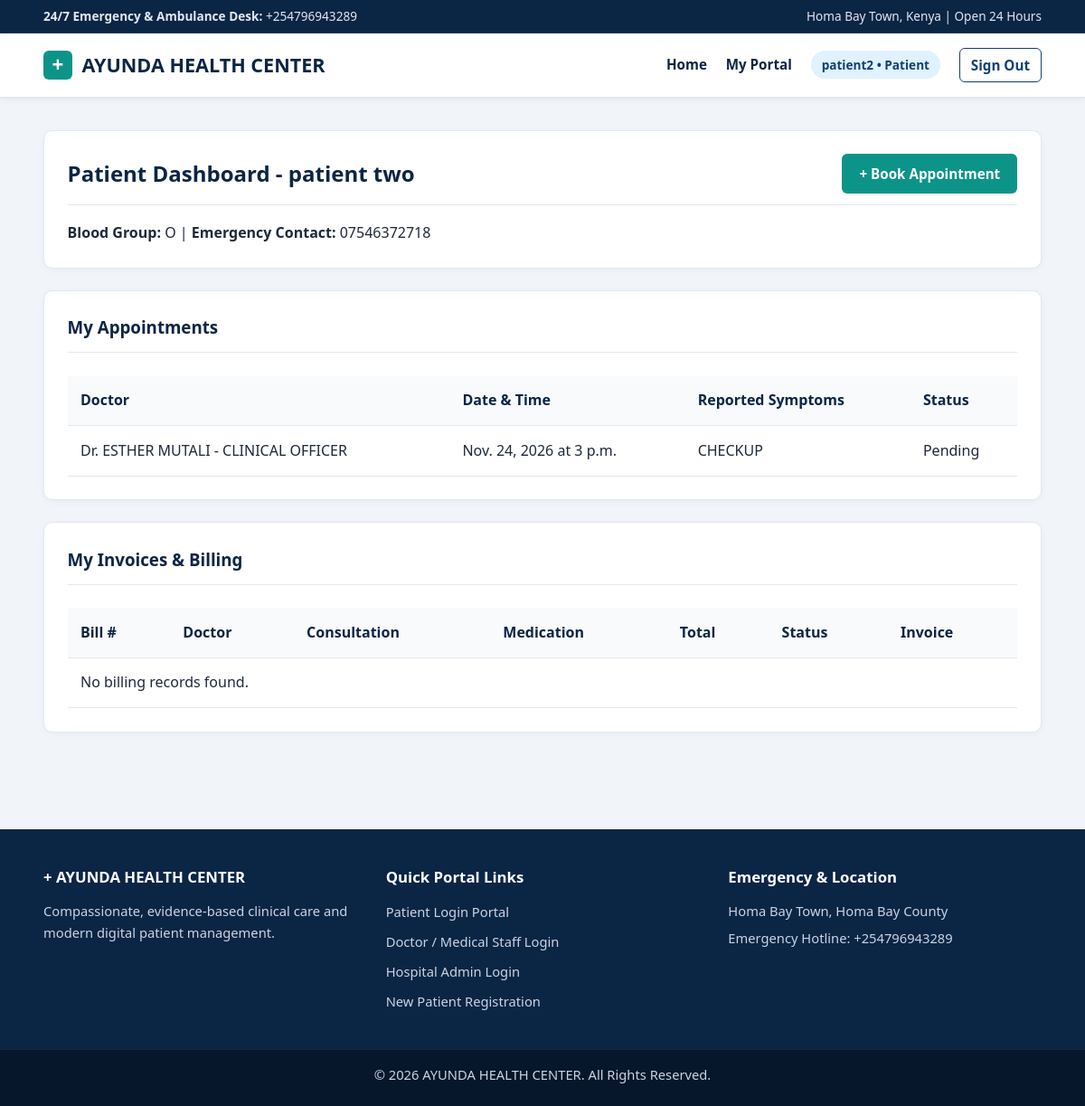
The page /patient/dashboard/ (signed in) on the database as committed earlier.
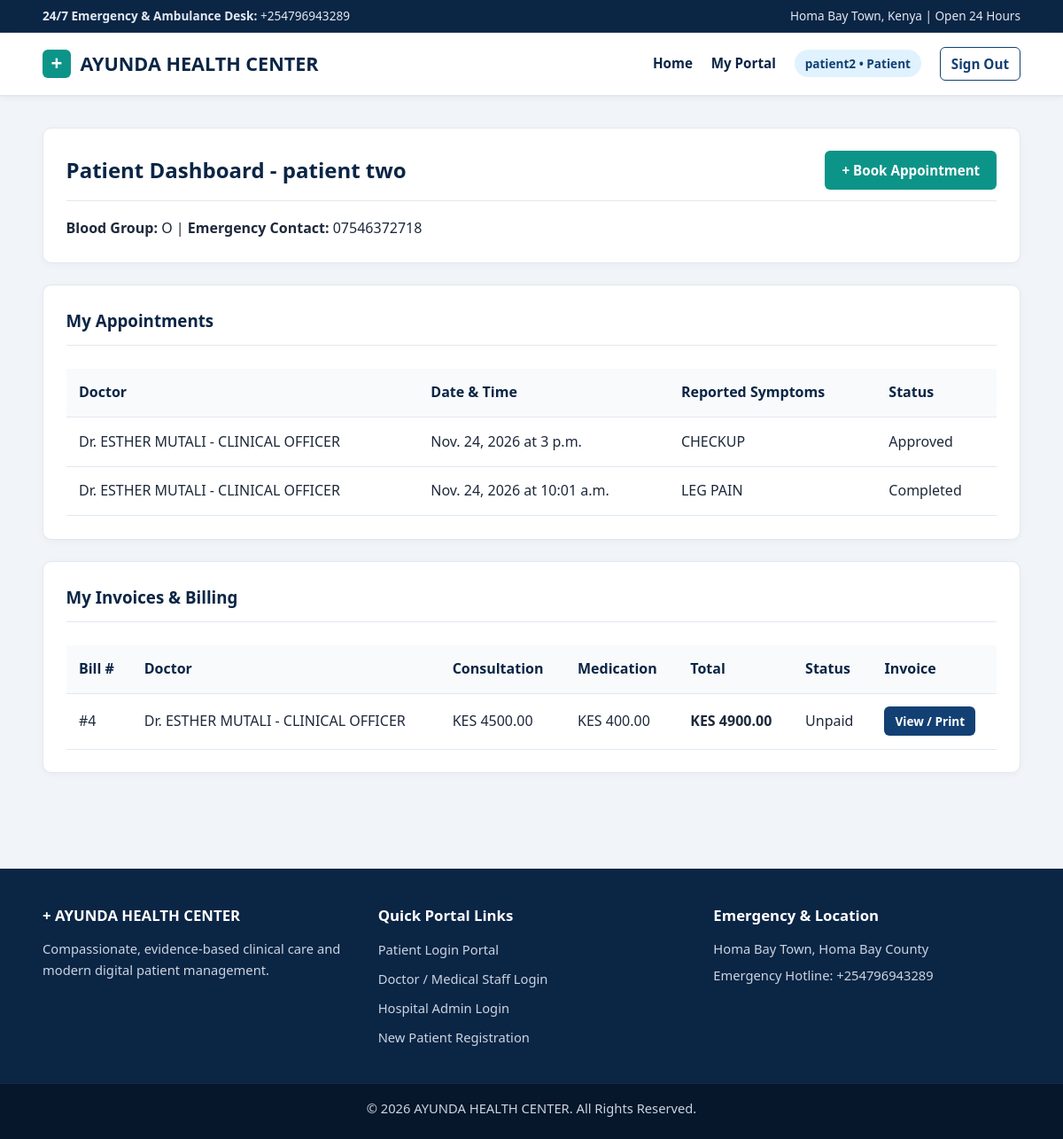
The same page on the database as committed later.
### accounts/models.py (models this page shows, shortened)
class User(AbstractUser):
    class Role(models.TextChoices):
        ADMIN = 'ADMIN', 'Admin'
        DOCTOR = 'DOCTOR', 'Doctor'
        PATIENT = 'PATIENT', 'Patient'
    role = models.CharField(
        max_length=15,
        choices=Role.choices,
        default=Role.PATIENT
    )
    phone_number = models.CharField(max_length=15, blank=True, null=True)

class PatientProfile(models.Model):
    user = models.OneToOneField(User, on_delete=models.CASCADE, related_name='patient_profile')
    date_of_birth = models.DateField(blank=True, null=True)
    blood_group = models.CharField(max_length=5, blank=True, null=True)
    emergency_contact = models.CharField(max_length=15, blank=True, null=True)
    address = models.TextField(blank=True, null=True)
    is_approved = models.BooleanField(default=False)

class DoctorProfile(models.Model):
    user = models.OneToOneField(User, on_delete=models.CASCADE, related_name='doctor_profile')
    specialization = models.CharField(max_length=100)
    license_number = models.CharField(max_length=50, unique=True)
    consultation_fee = models.DecimalField(max_digits=10, decimal_places=2, default=0.00)
    is_approved = models.BooleanField(default=True)
    def __str__(self):
        return f"Dr. {self.user.get_full_name() or self.user.username} - {self.specialization}"

### hospital/models.py (models this page shows, shortened)
class Appointment(models.Model):
    class Status(models.TextChoices):
        PENDING = 'PENDING', 'Pending'
        APPROVED = 'APPROVED', 'Approved'
        COMPLETED = 'COMPLETED', 'Completed'
        CANCELLED = 'CANCELLED', 'Cancelled'
    patient = models.ForeignKey(PatientProfile, on_delete=models.CASCADE, related_name='appointments')
    doctor = models.ForeignKey(DoctorProfile, on_delete=models.CASCADE, related_name='appointments')
    appointment_date = models.DateField()
    time_slot = models.TimeField()
    symptoms = models.TextField()
    status = models.CharField(
        max_length=15,
        choices=Status.choices,
        default=Status.PENDING
    )
    created_at = models.DateTimeField(auto_now_add=True)
    class Meta:
        ordering = ['-appointment_date', '-time_slot']

class Bill(models.Model):
    appointment = models.OneToOneField(Appointment, on_delete=models.CASCADE, related_name='bill')
    consultation_fee = models.DecimalField(max_digits=10, decimal_places=2)
    medication_charges = models.DecimalField(max_digits=10, decimal_places=2, default=0.00)
    total_amount = models.DecimalField(max_digits=10, decimal_places=2)
    is_paid = models.BooleanField(default=False)
    mpesa_receipt_number = models.CharField(max_length=50, blank=True, null=True)
    mpesa_checkout_id = models.CharField(max_length=100, blank=True, null=True)
    mpesa_phone = models.CharField(max_length=15, blank=True, null=True)
    generated_at = models.DateTimeField(auto_now_add=True)

### hospital/views.py (the view)
# urls.py: path('patient/dashboard/', views.patient_dashboard, name='patient_dashboard'),
@login_required
def patient_dashboard(request):
    if request.user.role != User.Role.PATIENT:
        return redirect('dashboard_redirect')
    patient = get_object_or_404(PatientProfile, user=request.user)
    if not patient.is_approved:
        messages.error(request, 'Your account requires Admin approval.')
        return redirect('logout')
    appointments = patient.appointments.all()
    bills = Bill.objects.filter(appointment__patient=patient).order_by('-generated_at')
    context = {
        'patient': patient,
        'appointments': appointments,
        'bills': bills,
    }
    return render(request, 'hospital/patient_dashboard.html', context)

### templates/hospital/patient_dashboard.html (shortened to what this page needs)
{% extends 'base.html' %}
{% block content %}
<div class="card">
    <div class="card-header">
        <h2>Patient Dashboard - {{ patient.user.get_full_name|default:patient.user.username }}</h2>
        <a href="{% url 'book_appointment' %}" class="btn btn-teal">+ Book Appointment</a>
    </div>
    <p><strong>Blood Group:</strong> {{ patient.blood_group|default:"Not specified" }} | <strong>Emergency Contact:</strong> {{ patient.emergency_contact|default:"Not set" }}</p>
</div>
<div class="card">
    <div class="card-header">
        <h3>My Appointments</h3>
    </div>
    <div class="table-responsive">
        <table>
            <thead>
                <tr>
                    <th>Doctor</th>
                    <th>Date & Time</th>
                    <th>Reported Symptoms</th>
                    <th>Status</th>
                </tr>
            </thead>
            <tbody>
                {% for appt in appointments %}
                <tr>
                    <td>{{ appt.doctor }}</td>
                    <td>{{ appt.appointment_date }} at {{ appt.time_slot }}</td>
                    <td>{{ appt.symptoms }}</td>
                    <td><span class="badge badge-{{ appt.status|lower }}">{{ appt.get_status_display }}</span></td>
                </tr>
                {% empty %}
                <tr><td colspan="4">No appointments booked yet.</td></tr>
                {% endfor %}
            </tbody>
        </table>
    </div>
</div>
<div class="card">
    <div class="card-header">
        <h3>My Invoices & Billing</h3>
    </div>
    <div class="table-responsive">
        <table>
            <thead>
                <tr>
                    <th>Bill #</th>
                    <th>Doctor</th>
                    <th>Consultation</th>
                    <th>Medication</th>
                    <th>Total</th>
                    <th>Status</th>
                    <th>Invoice</th>
                </tr>
            </thead>
            <tbody>
                {% for bill in bills %}
                <tr>
                    <td>#{{ bill.id }}</td>
                    <td>{{ bill.appointment.doctor }}</td>
                    <td>KES {{ bill.consultation_fee }}</td>
                    <td>KES {{ bill.medication_charges }}</td>
                    <td><strong>KES {{ bill.total_amount }}</strong></td>
                    <td>
                        {% if bill.is_paid %}
                            <span class="badge badge-completed">Paid</span>
                        {% else %}
                            <span class="badge badge-pending">Unpaid</span>
                        {% endif %}
                    </td>
                    <td>
                        <a href="{% url 'print_invoice' bill.id %}" class="btn btn-navy btn-sm">View / Print</a>
                    </td>
                </tr>
                {% empty %}
                <tr><td colspan="7">No billing records found.</td></tr>
                {% endfor %}
            </tbody>
        </table>
    </div>
</div>
{% endblock %}

### templates/base.html (shortened to what this page needs)
{% load static %}
<!DOCTYPE html>
<html lang="en">
<head>
    <link rel="stylesheet" href="{% static 'css/style.css' %}?v=3">
    <link rel="stylesheet" href="{% static 'css/footer.css' %}?v=2">
</head>
<body>
    <div class="top-medical-bar">
        <div class="container top-bar-content">
            <span><strong>24/7 Emergency & Ambulance Desk:</strong> +254796943289</span>
            <span>Homa Bay Town, Kenya | Open 24 Hours</span>
        </div>
    </div>
    <header class="navbar">
        <div class="container nav-content">
            <a href="{% url 'home' %}" class="brand">
                <span class="medical-cross">+</span>
                <span>AYUNDA HEALTH CENTER</span>
            </a>
            <ul class="nav-links">
                <li><a href="{% url 'home' %}">Home</a></li>
                {% if user.is_authenticated %}
                    <li><a href="{% url 'dashboard_redirect' %}">My Portal</a></li>
                    <li><span class="user-badge">{{ user.username }} &bull; {{ user.get_role_display }}</span></li>
                    <li><a href="{% url 'logout' %}" class="btn btn-outline btn-sm">Sign Out</a></li>
                {% else %}
                    <li><a href="{% url 'patient_login' %}">Patient Login</a></li>
                    <li><a href="{% url 'doctor_login' %}">Doctor Login</a></li>
                    <li><a href="{% url 'admin_login' %}">Admin Login</a></li>
                    <li><a href="{% url 'register_patient' %}" class="btn btn-teal">Register</a></li>
                {% endif %}
            </ul>
        </div>
    </header>
    <main class="container main-content">
        {% block content %}{% endblock %}
    </main>
    <footer class="footer">
        <div class="container footer-grid">
            <div>
                <h4>+ AYUNDA HEALTH CENTER</h4>
                <p>Compassionate, evidence-based clinical care and modern digital patient management.</p>
            </div>
            <div>
                <h4>Quick Portal Links</h4>
                <ul class="footer-links">
                    <li><a href="{% url 'patient_login' %}">Patient Login Portal</a></li>
                    <li><a href="{% url 'doctor_login' %}">Doctor / Medical Staff Login</a></li>
                    <li><a href="{% url 'admin_login' %}">Hospital Admin Login</a></li>
                    <li><a href="{% url 'register_patient' %}">New Patient Registration</a></li>
                </ul>
            </div>
            <div>
                <h4>Emergency & Location</h4>
                <p>Homa Bay Town, Homa Bay County</p>
                <p>Emergency Hotline: +254796943289</p>
            </div>
        </div>
        <div class="footer-bottom">
            <p>&copy; 2026 AYUNDA HEALTH CENTER. All Rights Reserved.</p>
        </div>
    </footer>
</body>
</html>

### static/css/style.css (style rules this page uses)
:root { --navy-dark: #0b2545; --navy-primary: #134074; --teal-primary: #0d9488; --teal-dark: #0f766e; --teal-light: #ccfbf1; --bg-clinical: #f1f5f9; --surface-white: #ffffff; --text-main: #1e293b; --text-muted: #64748b; --border-subtle: #e2e8f0; }
* { box-sizing: border-box; margin: 0; padding: 0; }
body { font-family: 'Segoe UI', system-ui, -apple-system, sans-serif; background-color: var(--bg-clinical); color: var(--text-main); line-height: 1.6; display: flex; flex-direction: column; min-height: 100vh; }
.container { width: 92%; max-width: 1200px; margin: 0 auto; }
.top-medical-bar { background-color: #0b2545; color: #e2e8f0; font-size: 0.85rem; padding: 0.45rem 0; border-bottom: 1px solid rgba(255, 255, 255, 0.1); }
.top-bar-content { display: flex; justify-content: space-between; align-items: center; flex-wrap: wrap; gap: 0.5rem; }
.navbar { background-color: #ffffff; padding: 1rem 0; border-bottom: 2px solid #e2e8f0; box-shadow: 0 2px 6px rgba(15, 23, 42, 0.04); position: sticky; top: 0; z-index: 100; }
.nav-content { display: flex; justify-content: space-between; align-items: center; flex-wrap: wrap; gap: 1rem; }
.brand { display: flex; align-items: center; gap: 0.65rem; font-size: 1.35rem; font-weight: 800; color: #0b2545; text-decoration: none; }
.medical-cross { display: inline-flex; align-items: center; justify-content: center; width: 32px; height: 32px; background-color: #0d9488; color: #ffffff; border-radius: 6px; font-size: 1.4rem; font-weight: 900; line-height: 1; }
.nav-links { list-style: none; display: flex; align-items: center; gap: 1.3rem; flex-wrap: wrap; }
.nav-links a { color: #0b2545; text-decoration: none; font-weight: 600; font-size: 0.95rem; }
.user-badge { background-color: #e0f2fe; color: #134074; padding: 0.35rem 0.75rem; border-radius: 20px; font-size: 0.85rem; font-weight: 600; }
.main-content { flex: 1; padding: 2.2rem 0; }
.btn { display: inline-block; padding: 0.6rem 1.2rem; border-radius: 6px; text-decoration: none; font-weight: 600; border: none; cursor: pointer; font-size: 0.95rem; transition: all 0.2s ease; }
.btn-sm { padding: 0.35rem 0.75rem; font-size: 0.85rem; }
.btn-teal, .btn-primary { background-color: #0d9488; color: #ffffff !important; }
.btn-navy { background-color: #134074; color: #ffffff !important; }
.btn-outline { border: 1.5px solid #134074; color: #134074 !important; background: transparent; }
.card { background-color: #ffffff; border: 1px solid #e2e8f0; border-radius: 10px; padding: 1.6rem; box-shadow: 0 2px 8px rgba(15, 23, 42, 0.04); margin-bottom: 1.5rem; }
.card-header { display: flex; justify-content: space-between; align-items: center; margin-bottom: 1.1rem; border-bottom: 1px solid #e2e8f0; padding-bottom: 0.75rem; }
.card-header h2, .card-header h3 { color: #0b2545; }
.table-responsive { overflow-x: auto; }
table { width: 100%; border-collapse: collapse; margin-top: 0.5rem; }
th, td { padding: 0.9rem; text-align: left; border-bottom: 1px solid #e2e8f0; }
th { background-color: #f8fafc; font-weight: 700; color: #0b2545; }

### static/css/footer.css (style rules this page uses)
footer.footer { background-color: #0b2545; color: #cbd5e1; padding-top: 2.5rem; margin-top: 3rem; width: 100%; display: block; }
.footer-grid { display: grid; grid-template-columns: repeat(auto-fit, minmax(240px, 1fr)); gap: 2rem; padding-bottom: 2rem; }
footer.footer h4 { color: #ffffff; margin-bottom: 0.8rem; font-size: 1.05rem; font-weight: 700; }
footer.footer p { color: #cbd5e1; font-size: 0.92rem; margin-bottom: 0.4rem; }
.footer-links { list-style: none; padding: 0; }
.footer-links li { margin-bottom: 0.45rem; }
.footer-links a { color: #cbd5e1; text-decoration: none; font-size: 0.92rem; }
.footer-bottom { background-color: #06162b; text-align: center; padding: 1rem 0; font-size: 0.85rem; color: #94a3b8; border-top: 1px solid rgba(255, 255, 255, 0.08); }

Rows that differ between the two databases and show on the page:
changed Appointment "CHECKUP": status "Pending" → "Approved"
added Appointment: doctor "Dr. ESTHER MUTALI - CLINICAL OFFICER", appointment_date "Nov. 24, 2026", time_slot "10:01 a.m.", symptoms "LEG PAIN", status "Completed"
added Bill: id "4", appointment.doctor "Dr. ESTHER MUTALI - CLINICAL OFFICER", consultation_fee "4500.00", medication_charges "400.00", total_amount "4900.00", is_paid "Unpaid"
Other text that changed with them:
text no longer shown: "No billing records found."
